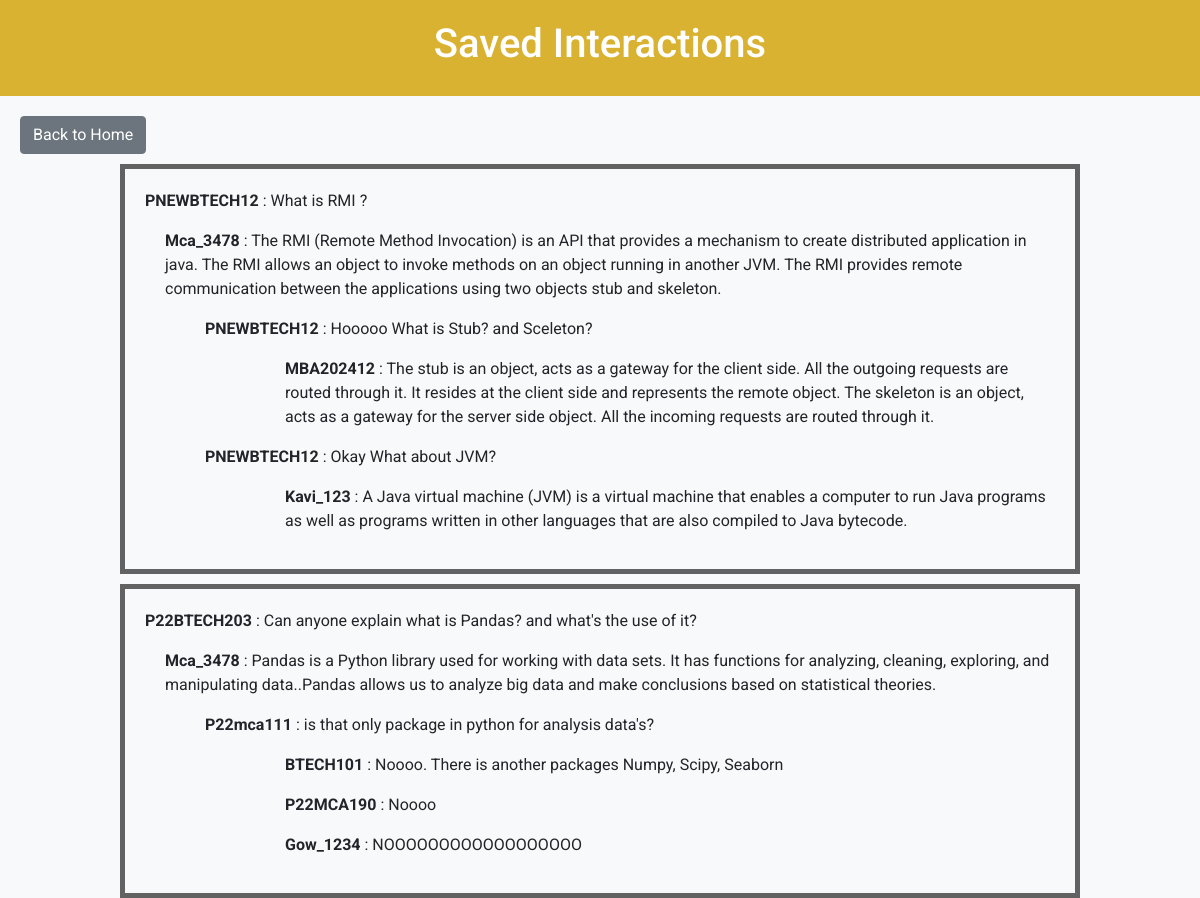
The app's page /Saved_Items_List (signed in) with its own data.
### Ed_Core/models.py (models this page shows, shortened)
class Student_Registration(models.Model):
    name=models.CharField(max_length=30)
    mobile=models.CharField(max_length=10)
    email=models.EmailField(max_length=50)
    username=models.CharField(max_length=20,primary_key=True)
    course=models.CharField(max_length=5)
    passkey=models.CharField(max_length=20)
    def __str__(self):
        return self.username

class Question(models.Model):
    question_id=models.BigAutoField(primary_key=True)
    username=models.ForeignKey(Student_Registration,on_delete=models.CASCADE)
    quesiton=models.CharField(max_length=100)

class Login_Info(models.Model):
    username=models.CharField(max_length=20,primary_key=True)
    password=models.CharField(max_length=20)
    def __str__(self):
        return self.username

class Answer(models.Model):
    question_id=models.ForeignKey(Question,on_delete=models.CASCADE)
    answer=models.CharField(max_length=500)
    username=models.ForeignKey(Login_Info,on_delete=models.CASCADE)

class Commend(models.Model):
    answer_id=models.ForeignKey(Answer,on_delete=models.CASCADE)
    command=models.CharField(max_length=500)
    username=models.ForeignKey(Login_Info,on_delete=models.CASCADE)

class Reply(models.Model):
    command_id=models.ForeignKey(Commend,on_delete=models.CASCADE)
    reply=models.CharField(max_length=500)
    username=models.ForeignKey(Login_Info,on_delete=models.CASCADE)

### Ed_Core/views.py (the view)
# urls.py: path('Saved_Items_List',views.Saved_Items_List,name="Saved_Items_List"),
def Saved_Items_List(request):
    sesssion_username = request.session.get('username')
    print(sesssion_username)
    sa_ques_obj=Saved_Items.objects.filter(username=sesssion_username)
    print("Hello")
    print(sa_ques_obj)
    ques=[]
    for ins in sa_ques_obj:
         ques.append(ins.question_id)
         print(ins.question_id)
    def feed():
                        questions = Question.objects.all()
                        data = []
                        for ins in questions :
                            if ins in ques:
                              print("it's Here")
                              print(ins)
                              question_data = {
                                   'username': ins.username,
                                     'question': ins.quesiton,
                                     'question_id':ins.question_id,
                                     'answers': []}
                              answers = Answer.objects.filter(question_id=ins.question_id)
                              for a in answers:
                                answer_data = {
                                    'username': a.username,
                                     'answer': a.answer,
                                      'comments': []}
                                comments = Commend.objects.filter(answer_id=a.id)
                                for c in comments:
                                      comment_data = {
                                        'username': c.username,
                                        'comment': c.command,
                                        'replies': []}
                                      replies = Reply.objects.filter(command_id=c.id)
                                      for r in replies:
                                          reply_data = {
                                             'username': r.username,
                                             'reply': r.reply}
                                          comment_data['replies'].append(reply_data)
                                      answer_data['comments'].append(comment_data)
                                question_data['answers'].append(answer_data)
                              data.append(question_data)
                        return data
    val=feed()
    return render(request, 'Saved_Items.html', {'data': val})

### templates/Saved_Items.html (shortened to what this page needs)
<!DOCTYPE html>
<html lang="en">
<head>
  <link rel="stylesheet" href="https://stackpath.bootstrapcdn.com/bootstrap/4.5.2/css/bootstrap.min.css">
</head>
<body>
  <div class="title-container">
    <h1>Saved Interactions</h1>
  </div>
  <div class="back">
    <a href="{% url 'BacktoHome' %}" class="btn btn-secondary back-button">Back to Home</a>
  </div>
  <div class="feed_container">
    {% for question in data %}
    <div class="question-container">
        <p><b>{{ question.username }} </b>: {{ question.question }} </p>
        {% for answer in question.answers %}
            <div class="answer-container">
                <p><b>{{ answer.username }} </b>: {{ answer.answer }}   </p>
                {% for comment in answer.comments %}
                    <div class="comment-container">
                        <p><b>{{ comment.username }} </b>: {{ comment.comment }}</p>
                        {% for reply in comment.replies %}
                            <div class="reply-container">
                                <p><b>{{ reply.username }} </b>: {{ reply.reply }}</p>
                            </div>
                        {% endfor %}
                    </div>
                {% endfor %}
            </div>
        {% endfor %}
    </div>
    {% endfor %}
</div>
  </body>
</html>

### templates/Saved_Items.html (style rules this page uses)
body { font-family: 'Roboto', sans-serif; margin: 0; padding: 0; background-color: #f8f9fa; }
.title-container { text-align: center; padding: 20px 0; background-color: #dab232; color: white; }
.back { margin-top: 20px; margin-left: 20px; }
.question-container { width: 80%; margin: 0 auto; position: relative; margin-top: 10px; border: 5px solid #636262; padding: 20px; box-sizing: border-box; }
.answer-container { margin-left: 20px; }
.comment-container { margin-left: 40px; }
.reply-container { margin-left: 80px; }
.question-container { width: 80%; margin: 0 auto; margin-top: 10px; border: 5px solid #636262; position: relative; padding: 20px; box-sizing: border-box; }

### records on screen
Student_Registration: username "PNEWBTECH12", question "What is RMI ?"
Login_Info: username "Mca_3478", answer "The RMI (Remote Method Invocation) is an API that provides a mechanism to create distributed application in java. The RMI allows an object to invoke methods on an object running in another JVM. The RMI provides remote communication between the applications using two objects stub and skeleton.", answer "Pandas is a Python library used for working with data sets. It has functions for analyzing, cleaning, exploring, and manipulating data..Pandas allows us to analyze big data and make conclusions based on statistical theories."
Login_Info: username "PNEWBTECH12", comment "Hooooo What is Stub? and Sceleton?", comment "Okay What about JVM?"
Login_Info: username "MBA202412", reply "The stub is an object, acts as a gateway for the client side. All the outgoing requests are routed through it. It resides at the client side and represents the remote object. The skeleton is an object, acts as a gateway for the server side object. All the incoming requests are routed through it."
Login_Info: username "Kavi_123", reply "A Java virtual machine (JVM) is a virtual machine that enables a computer to run Java programs as well as programs written in other languages that are also compiled to Java bytecode."
Student_Registration: username "P22BTECH203", question "Can anyone explain what is Pandas? and what's the use of it?"
Login_Info: username "P22mca111", comment "is that only package in python for analysis data's?"
Login_Info: username "BTECH101", reply "Noooo. There is another packages Numpy, Scipy, Seaborn"
Login_Info: username "P22MCA190", reply "Noooo"
Login_Info: username "Gow_1234", reply "NOOOOOOOOOOOOOOOOOO"
